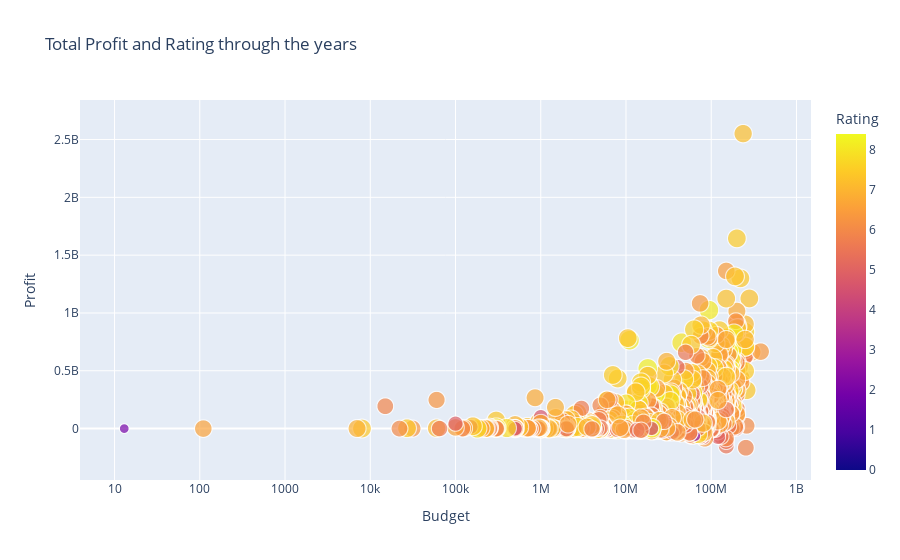

Write notebook code for a chart like this one.
### Code cell
fig = px.scatter(new, x="budget", y="profit",
	         size="vote_average", color = 'vote_average',
                 hover_name="original_title", log_x=True, size_max=20,
                   labels={
                     "budget": "Budget",
                     "vote_average": "Rating",
                     "profit": "Profit"
                 },
                title="Total Profit and Rating through the years")
fig.show()

### Figure 1 — Plotly figure (JSON) as saved in the notebook; plotly's stock layout.template omitted (floating-point values rounded to 4 significant figures; data arrays with more than 128 entries replaced by an {"elided": "..."} marker saying what was removed)
{"data": [{"hovertemplate": "<b>%{hovertext}</b><br><br>Budget=%{x}<br>Profit=%{y}<br>Rating=%{marker.color}<extra></extra>", "hovertext": {"elided": "1488 str values"}, "legendgroup": "", "marker": {"color": {"elided": "1488 float values"}, "coloraxis": "coloraxis", "size": {"elided": "1488 float values"}, "sizemode": "area", "sizeref": 0.021, "symbol": "circle"}, "mode": "markers", "name": "", "showlegend": false, "type": "scattergl", "x": {"elided": "1488 int values"}, "xaxis": "x", "y": {"elided": "1488 int values"}, "yaxis": "y"}], "layout": {"coloraxis": {"colorbar": {"title": {"text": "Rating"}}, "colorscale": [[0, "#0d0887"], [0.1111, "#46039f"], [0.2222, "#7201a8"], [0.3333, "#9c179e"], [0.4444, "#bd3786"], [0.5556, "#d8576b"], [0.6667, "#ed7953"], [0.7778, "#fb9f3a"], [0.8889, "#fdca26"], [1, "#f0f921"]]}, "legend": {"itemsizing": "constant", "tracegroupgap": 0}, "title": {"text": "Total Profit and Rating through the years"}, "xaxis": {"anchor": "y", "domain": [0, 1], "title": {"text": "Budget"}, "type": "log"}, "yaxis": {"anchor": "x", "domain": [0, 1], "title": {"text": "Profit"}}}}
